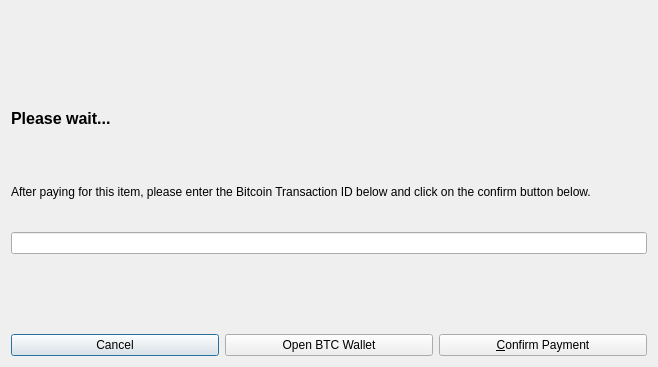
<?xml version="1.0" encoding="UTF-8"?>
<ui version="4.0">
 <class>OfferAcceptDialog</class>
 <widget class="QDialog" name="OfferAcceptDialog">
  <property name="geometry">
   <rect>
    <x>0</x>
    <y>0</y>
    <width>658</width>
    <height>367</height>
   </rect>
  </property>
  <property name="windowTitle">
   <string>Accept Syscoin Offer</string>
  </property>
  <layout class="QGridLayout" name="gridLayout">
   <item row="5" column="0">
    <layout class="QHBoxLayout" name="horizontalLayout_3">
     <item>
      <widget class="QPushButton" name="cancelButton">
       <property name="text">
        <string>Cancel</string>
       </property>
       <property name="icon">
        <iconset resource="../syscoin.qrc">
         <normaloff>:/icons/quit</normaloff>:/icons/quit</iconset>
       </property>
      </widget>
     </item>
     <item>
      <widget class="QPushButton" name="openBtcWalletButton">
       <property name="text">
        <string>Open BTC Wallet</string>
       </property>
       <property name="icon">
        <iconset resource="../syscoin.qrc">
         <normaloff>:/icons/send</normaloff>:/icons/send</iconset>
       </property>
      </widget>
     </item>
     <item>
      <widget class="QPushButton" name="confirmButton">
       <property name="text">
        <string>&amp;Confirm Payment</string>
       </property>
       <property name="icon">
        <iconset resource="../syscoin.qrc">
         <normaloff>:/icons/transaction_confirmed</normaloff>:/icons/transaction_confirmed</iconset>
       </property>
      </widget>
     </item>
    </layout>
   </item>
   <item row="1" column="0">
    <layout class="QHBoxLayout" name="horizontalLayout">
     <item>
      <widget class="QLabel" name="acceptMessage">
       <property name="font">
        <font>
         <pointsize>12</pointsize>
         <weight>75</weight>
         <bold>true</bold>
        </font>
       </property>
       <property name="cursor">
        <cursorShape>IBeamCursor</cursorShape>
       </property>
       <property name="text">
        <string>&lt;html&gt;&lt;head/&gt;&lt;body&gt;&lt;p&gt;&lt;span style=&quot; font-size:12pt; font-weight:600;&quot;&gt;Please wait...&lt;/span&gt;&lt;/p&gt;&lt;/body&gt;&lt;/html&gt;</string>
       </property>
       <property name="wordWrap">
        <bool>true</bool>
       </property>
       <property name="textInteractionFlags">
        <set>Qt::LinksAccessibleByMouse|Qt::TextSelectableByKeyboard|Qt::TextSelectableByMouse</set>
       </property>
      </widget>
     </item>
    </layout>
   </item>
   <item row="3" column="0">
    <widget class="QLineEdit" name="btctxidEdit"/>
   </item>
   <item row="2" column="0">
    <widget class="QLabel" name="copyrightLabel">
     <property name="cursor">
      <cursorShape>IBeamCursor</cursorShape>
     </property>
     <property name="text">
      <string notr="true">After paying for this item, please enter the Bitcoin Transaction ID below and click on the confirm button below.</string>
     </property>
     <property name="textFormat">
      <enum>Qt::RichText</enum>
     </property>
     <property name="wordWrap">
      <bool>true</bool>
     </property>
     <property name="textInteractionFlags">
      <set>Qt::LinksAccessibleByMouse|Qt::TextSelectableByKeyboard|Qt::TextSelectableByMouse</set>
     </property>
    </widget>
   </item>
   <item row="0" column="0">
    <widget class="QLabel" name="label_3">
     <property name="text">
      <string/>
     </property>
     <property name="pixmap">
      <pixmap resource="../syscoin.qrc">:/icons/aboutshade</pixmap>
     </property>
     <property name="alignment">
      <set>Qt::AlignCenter</set>
     </property>
    </widget>
   </item>
   <item row="4" column="0">
    <widget class="QLabel" name="escrowDisclaimer">
     <property name="text">
      <string/>
     </property>
    </widget>
   </item>
  </layout>
 </widget>
 <resources>
  <include location="../syscoin.qrc"/>
 </resources>
 <connections/>
</ui>
